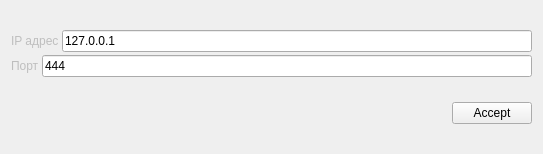
<?xml version="1.0" encoding="UTF-8"?>
<ui version="4.0">
 <class>ServerWidget</class>
 <widget class="QWidget" name="ServerWidget">
  <property name="geometry">
   <rect>
    <x>0</x>
    <y>0</y>
    <width>543</width>
    <height>154</height>
   </rect>
  </property>
  <property name="windowTitle">
   <string>Form</string>
  </property>
  <layout class="QGridLayout" name="gridLayout">
   <item row="0" column="0">
    <layout class="QVBoxLayout" name="verticalLayout">
     <item>
      <layout class="QVBoxLayout" name="setupLayout">
       <property name="spacing">
        <number>3</number>
       </property>
       <item>
        <layout class="QHBoxLayout" name="ipLayout">
         <item>
          <widget class="QLabel" name="ip_label">
           <property name="enabled">
            <bool>false</bool>
           </property>
           <property name="text">
            <string>IP адрес</string>
           </property>
           <property name="buddy">
            <cstring>ip_lineEdit</cstring>
           </property>
          </widget>
         </item>
         <item>
          <widget class="QLineEdit" name="ip_lineEdit">
           <property name="enabled">
            <bool>true</bool>
           </property>
           <property name="text">
            <string>127.0.0.1</string>
           </property>
          </widget>
         </item>
        </layout>
       </item>
       <item>
        <layout class="QHBoxLayout" name="portLayout">
         <item>
          <widget class="QLabel" name="port_label">
           <property name="enabled">
            <bool>false</bool>
           </property>
           <property name="locale">
            <locale language="Russian" country="Russia"/>
           </property>
           <property name="text">
            <string>Порт</string>
           </property>
           <property name="buddy">
            <cstring>port_lineEdit</cstring>
           </property>
          </widget>
         </item>
         <item>
          <widget class="QLineEdit" name="port_lineEdit">
           <property name="enabled">
            <bool>true</bool>
           </property>
           <property name="text">
            <string>444</string>
           </property>
          </widget>
         </item>
        </layout>
       </item>
      </layout>
     </item>
    </layout>
   </item>
   <item row="1" column="0">
    <layout class="QHBoxLayout" name="horizontalLayout">
     <item>
      <spacer name="horizontalSpacer">
       <property name="orientation">
        <enum>Qt::Horizontal</enum>
       </property>
       <property name="sizeType">
        <enum>QSizePolicy::Expanding</enum>
       </property>
       <property name="sizeHint" stdset="0">
        <size>
         <width>40</width>
         <height>20</height>
        </size>
       </property>
      </spacer>
     </item>
     <item>
      <widget class="QPushButton" name="pushButton">
       <property name="text">
        <string>Accept</string>
       </property>
      </widget>
     </item>
    </layout>
   </item>
  </layout>
 </widget>
 <resources/>
 <connections/>
</ui>
